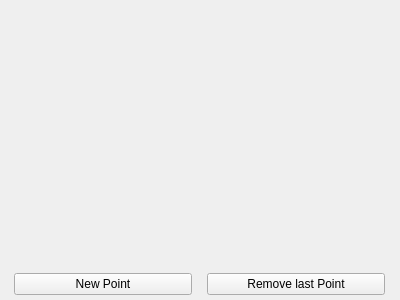
<?xml version="1.0" encoding="UTF-8"?>
<ui version="4.0">
 <class>main_form</class>
 <widget class="QWidget" name="main_form">
  <property name="geometry">
   <rect>
    <x>0</x>
    <y>0</y>
    <width>400</width>
    <height>300</height>
   </rect>
  </property>
  <property name="windowTitle">
   <string>My Floating Points</string>
  </property>
  <widget class="QWidget" name="horizontalLayoutWidget">
   <property name="geometry">
    <rect>
     <x>-1</x>
     <y>269</y>
     <width>401</width>
     <height>31</height>
    </rect>
   </property>
   <layout class="QHBoxLayout" name="horizontalLayout">
    <property name="spacing">
     <number>15</number>
    </property>
    <property name="leftMargin">
     <number>15</number>
    </property>
    <property name="rightMargin">
     <number>15</number>
    </property>
    <item>
     <widget class="QPushButton" name="new_point">
      <property name="text">
       <string>New Point</string>
      </property>
     </widget>
    </item>
    <item>
     <widget class="QPushButton" name="remove_point">
      <property name="text">
       <string>Remove last Point</string>
      </property>
     </widget>
    </item>
   </layout>
  </widget>
 </widget>
 <resources/>
 <connections/>
</ui>
